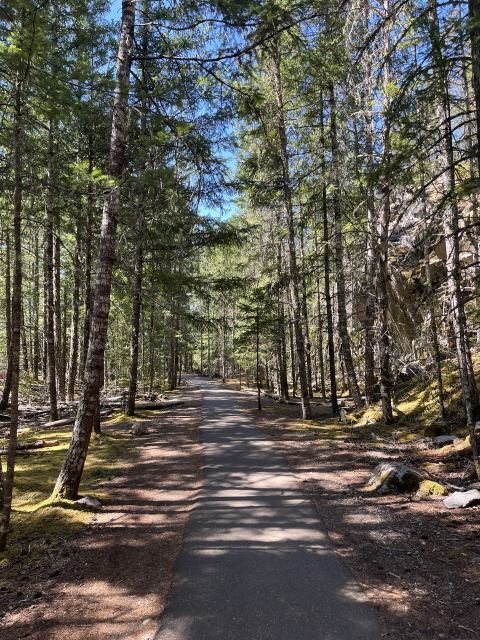
//> input picture ImageCompressor/Images/image.jpg, 960 x 1280 px (shown at 1/2 size)
$ ./main   (built with g++ and OpenCV 4)
//> lines starting //> are read from the running program, lines starting //| are printed output that depends on the picture
//> further down, originalImg is the input picture: 1280 rows x 960 cols, CV_8UC3; mean B, G, R 78.4, 87.5, 90.6
### ImageCompressor/SeamCarver.h
#pragma once
#include <opencv2/opencv.hpp>
#include <vector>

class SeamCarver
{
public:
	SeamCarver(cv::Mat const& img);

	void removeVerticalSeam(bool useGreedy);
	void removeHorizontalSeam(bool useGreedy);
	void removeVerticalSeamGraphCut();
	void removeHorizontalSeamGraphCut();
	cv::Mat getImage() const;
	cv::Mat getEnergyMap() const;
	cv::Mat carveSeamOnceAndShow(bool vertical);
	cv::Mat carveSeamOnceAndShowGraphCut(bool vertical);
	void ResetImage(cv::Mat& img);

private:
	cv::Mat image;
	cv::Mat energyMap;
	bool energyMapValid;

	void calculateEnergyMap();
	void calculateForwardEnergy();
	std::vector<int> findVerticalSeam();
	std::vector<int> findHorizontalSeam();
	std::vector<int> findVerticalSeamGreedy();
	std::vector<int> findHorizontalSeamGreedy();
	std::vector<int> findVerticalSeamGraphCut();
	std::vector<int> findHorizontalSeamGraphCut();
	void removeSeam(std::vector<int> const& seam, bool vertical);

	cv::Mat forwardEnergyMap;
};

### ImageCompressor/SeamCarver.cpp
#include "SeamCarver.h"
#include <algorithm>
#include <limits>
#include <cmath>

SeamCarver::SeamCarver(cv::Mat const& img) : energyMapValid(false)
{
	if (img.empty())
	{
		throw std::invalid_argument("Cannot create SeamCarver with empty image");
	}
	img.copyTo(image);
	calculateEnergyMap();
	energyMapValid = true;
}

void SeamCarver::calculateEnergyMap()
{
	cv::Mat gray;
	cv::cvtColor(image, gray, cv::COLOR_BGR2GRAY);
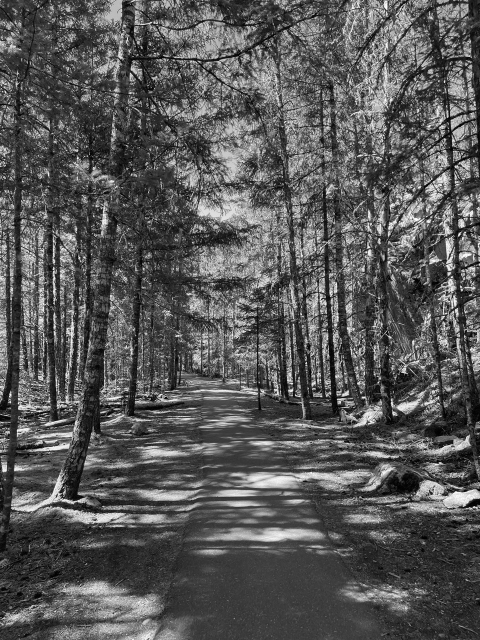
//> gray: 1280 rows x 960 cols, CV_8UC1 (shown at 1/2 size); min 0, max 255, mean 87.4

	cv::Mat gradX, gradY;
	cv::Sobel(gray, gradX, CV_64F, 1, 0, 3);
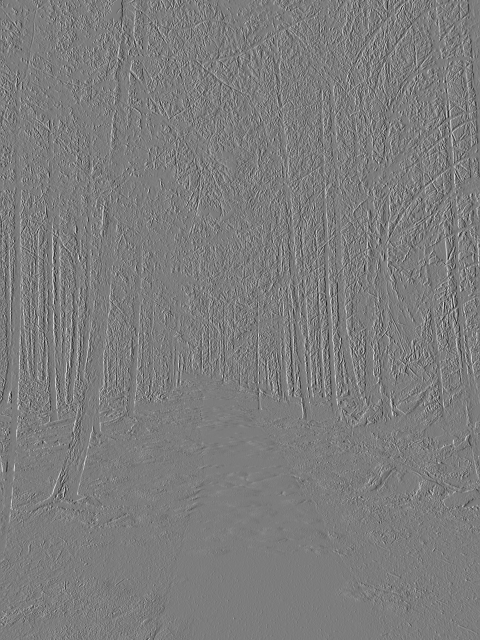
//> gradX: 1280 rows x 960 cols, CV_64FC1 (shown at 1/2 size); min -910, max 947, mean -0.3; drawn with min black and max white
	cv::Sobel(gray, gradY, CV_64F, 0, 1, 3);
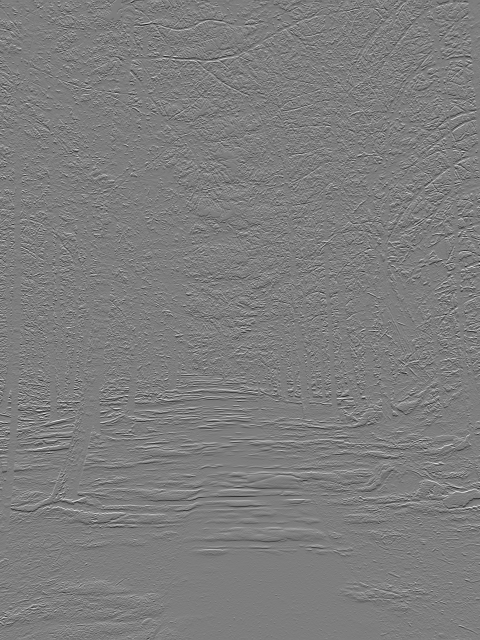
//> gradY: 1280 rows x 960 cols, CV_64FC1 (shown at 1/2 size); min -976, max 998, mean -0.1; drawn with min black and max white

	cv::Mat magnitude;
	magnitude = cv::abs(gradX) + cv::abs(gradY);
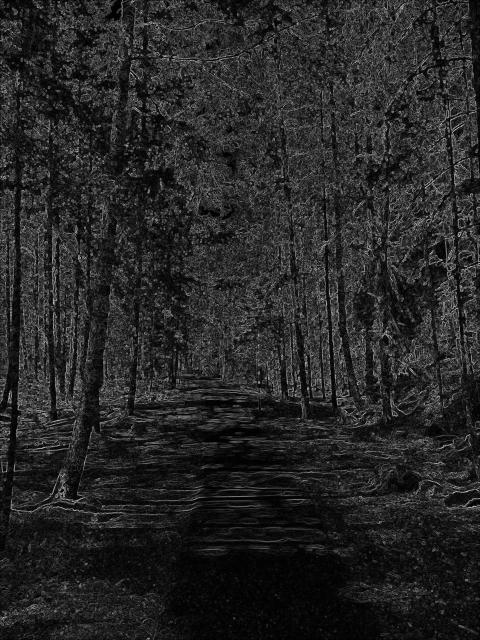
//> magnitude: 1280 rows x 960 cols, CV_64FC1 (shown at 1/2 size); min 0, max 1386, mean 210.7; drawn with min black and max white

	magnitude.convertTo(energyMap, CV_64F);
}

// [581 lines left out: functions findVerticalSeam, findHorizontalSeam, findVerticalSeamGreedy, findHorizontalSeamGreedy, removeSeam, removeVerticalSeam and 11 more, not called in this run]

### ImageCompressor/main.cpp
#include <opencv2/opencv.hpp>
#define CVUI_IMPLEMENTATION
#include "cvui.h"
#include <iostream>
#include <chrono>
#include "SeamCarver.h"

#define WINDOW_NAME "Seam Carving Project"
#define COMPARISM_WINDOW_NAME "Comparison Dynamic & Greedy"
#define VISUALIZE_WINDOW_NAME "Visualize Seam Carving"

static double GreedyTimeTaken = 0.0;
static double DynamicTimeTaken = 0.0;

int SeamCarveComparism(cv::Mat& finalImg);

int main()
{
	try
	{
		// Disables all warning that are not errors
		cv::utils::logging::setLogLevel(cv::utils::logging::LOG_LEVEL_ERROR);

		cv::Mat window = cv::Mat(600, 800, CV_8UC3);
		/******************* Comparism Betwn Dynamic & Greedy *******************/
		cv::Mat cmpImg;
		cv::Mat cmpImgResize;
		bool showImageGenerated = false;
		/******************* Showcase Seam Carving *******************/
		cv::Mat originalImg = cv::imread("Images/image.jpg");
		if (originalImg.empty())
		{
			std::cerr << "ERROR: Could not load Images/image.jpg for visualization" << std::endl;
			std::cerr << "Please ensure the image file exists in the Images folder" << std::endl;
			return -1;
		}
		SeamCarver visualizeCarverDP(originalImg.clone());
		cv::Mat visualizeImgSeamCarve = originalImg;
		cv::Mat visualizeImgSeamCarveResize;
		cv::Vec2i currentSeamCarvedDimensions{ originalImg.size().width, originalImg.size().height };
//> currentSeamCarvedDimensions = [960, 1280]

		cv::namedWindow(WINDOW_NAME, cv::WINDOW_NORMAL);
		cv::namedWindow(VISUALIZE_WINDOW_NAME, cv::WINDOW_NORMAL);
		cvui::init(WINDOW_NAME);
		while (cv::getWindowProperty(WINDOW_NAME, cv::WND_PROP_VISIBLE) >= 0.5)
		{
			cvui::context(WINDOW_NAME);
			// Set window Background color
			window = cv::Scalar(49, 52, 49);

			cvui::beginColumn(window, 50, 50, -1, -1, 10);

			cvui::printf(0.5, 0xff0000, "Comparison: Dynamic vs Greedy");
			cvui::beginRow(-1, -1, 20);
			if (cvui::button("Generate Start"))
			{
				if (!showImageGenerated)
				{
					if (SeamCarveComparism(cmpImg) == 1)
					{
						showImageGenerated = true;
						cv::namedWindow(COMPARISM_WINDOW_NAME, cv::WINDOW_NORMAL);
					}

				}
			}
			if(showImageGenerated)
				cvui::printf(0.5, 0xffffff, "Time Taken Dynamic: %lf, Greedy: %lf", DynamicTimeTaken, GreedyTimeTaken);
			cvui::endRow();

			cvui::printf(0.5, 0xff0000, "Visualize Seam cut (last cut)");
			cvui::printf(0.5, 0xffffff, "Current Dimensions = [%d, %d]", currentSeamCarvedDimensions[0], currentSeamCarvedDimensions[1]);
			cvui::beginRow(-1, -1, 20);
			if (cvui::button("Shrink Width x1"))
			{
				visualizeImgSeamCarve = visualizeCarverDP.carveSeamOnceAndShow(true);
				--currentSeamCarvedDimensions[0];
			}
			if (cvui::button("x10"))
			{
				for (int i = 0; i < 9; ++i)
					visualizeCarverDP.removeVerticalSeam(false);
				visualizeImgSeamCarve = visualizeCarverDP.carveSeamOnceAndShow(true);
				currentSeamCarvedDimensions[0] -= 10;
			}
			if (cvui::button("x100"))
			{
				for (int i = 0; i < 99; ++i)
					visualizeCarverDP.removeVerticalSeam(false);
				visualizeImgSeamCarve = visualizeCarverDP.carveSeamOnceAndShow(true);
				currentSeamCarvedDimensions[0] -= 100;
			}
			cvui::endRow();
			cvui::beginRow(-1, -1, 20);
			if (cvui::button("Shrink Height x1"))
			{
				visualizeImgSeamCarve = visualizeCarverDP.carveSeamOnceAndShow(false);
				--currentSeamCarvedDimensions[1];
			}
			if (cvui::button("x10"))
			{
				for (int i = 0; i < 9; ++i)
					visualizeCarverDP.removeHorizontalSeam(false);
				visualizeImgSeamCarve = visualizeCarverDP.carveSeamOnceAndShow(false);
				currentSeamCarvedDimensions[1] -= 10;
			}
			if (cvui::button("x100"))
			{
				for (int i = 0; i < 99; ++i)
					visualizeCarverDP.removeHorizontalSeam(false);
				visualizeImgSeamCarve = visualizeCarverDP.carveSeamOnceAndShow(false);
				currentSeamCarvedDimensions[1] -= 100;
			}
			cvui::endRow();

			cvui::printf(0.5, 0x00ff00, "Graph Cut (Forward Energy):");
			cvui::beginRow(-1, -1, 20);
			if (cvui::button("GC Width x1"))
			{
				visualizeImgSeamCarve = visualizeCarverDP.carveSeamOnceAndShowGraphCut(true);
				--currentSeamCarvedDimensions[0];
			}
			if (cvui::button("GC x10"))
			{
				for (int i = 0; i < 9; ++i)
					visualizeCarverDP.removeVerticalSeamGraphCut();
				visualizeImgSeamCarve = visualizeCarverDP.carveSeamOnceAndShowGraphCut(true);
				currentSeamCarvedDimensions[0] -= 10;
			}
			if (cvui::button("GC x100"))
			{
				for (int i = 0; i < 99; ++i)
					visualizeCarverDP.removeVerticalSeamGraphCut();
				visualizeImgSeamCarve = visualizeCarverDP.carveSeamOnceAndShowGraphCut(true);
				currentSeamCarvedDimensions[0] -= 100;
			}
			cvui::endRow();
			cvui::beginRow(-1, -1, 20);
			if (cvui::button("GC Height x1"))
			{
				visualizeImgSeamCarve = visualizeCarverDP.carveSeamOnceAndShowGraphCut(false);
				--currentSeamCarvedDimensions[1];
			}
			if (cvui::button("GC x10"))
			{
				for (int i = 0; i < 9; ++i)
					visualizeCarverDP.removeHorizontalSeamGraphCut();
				visualizeImgSeamCarve = visualizeCarverDP.carveSeamOnceAndShowGraphCut(false);
				currentSeamCarvedDimensions[1] -= 10;
			}
			cvui::endRow();

			if (cvui::button("Reset"))
			{
				visualizeCarverDP.ResetImage(originalImg);
				visualizeImgSeamCarve = originalImg;
				currentSeamCarvedDimensions[0] = originalImg.size().width;
				currentSeamCarvedDimensions[1] = originalImg.size().height;
			}

			if (cvui::button("Exit Program"))
			{
				break;
			}

			cvui::endColumn();

			/******************* Showcase Seam Carving Window *******************/
			if (cv::getWindowProperty(VISUALIZE_WINDOW_NAME, cv::WND_PROP_VISIBLE) >= 0.5)
			{
				cvui::context(VISUALIZE_WINDOW_NAME);
				auto dim = cv::getWindowImageRect(VISUALIZE_WINDOW_NAME);

				cvui::update(VISUALIZE_WINDOW_NAME);
				// Only resize if window dimensions are valid (non-zero)
				if (dim.width > 0 && dim.height > 0)
				{
					cv::resize(visualizeImgSeamCarve, visualizeImgSeamCarveResize, cv::Size(dim.width, dim.height));
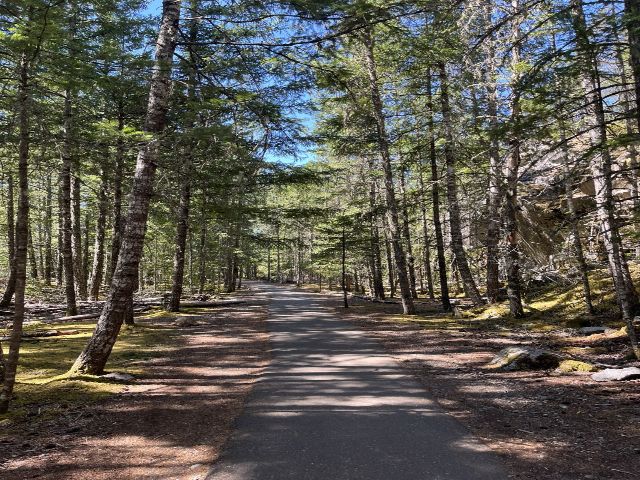
//> visualizeImgSeamCarveResize: 480 rows x 640 cols, CV_8UC3; mean B, G, R 78.4, 87.5, 90.6
					cvui::imshow(VISUALIZE_WINDOW_NAME, visualizeImgSeamCarveResize);
				}
				else
				{
					// Display original image if window dimensions are invalid
					cvui::imshow(VISUALIZE_WINDOW_NAME, visualizeImgSeamCarve);
				}
			}
			else
			{
				cv::namedWindow(VISUALIZE_WINDOW_NAME, cv::WINDOW_NORMAL);
			}

			/******************* Comparism Betwn Dynamic & Greedy Window *******************/
			if (showImageGenerated)
			{
				if (cv::getWindowProperty(COMPARISM_WINDOW_NAME, cv::WND_PROP_VISIBLE) >= 0.5)
				{
					cvui::context(COMPARISM_WINDOW_NAME);
					auto dim = cv::getWindowImageRect(COMPARISM_WINDOW_NAME);

					cvui::update(COMPARISM_WINDOW_NAME);
					// Only resize if window dimensions are valid (non-zero)
					if (dim.width > 0 && dim.height > 0)
					{
						cv::resize(cmpImg, cmpImgResize, cv::Size(dim.width, dim.height));
						cvui::imshow(COMPARISM_WINDOW_NAME, cmpImgResize);
					}
					else
					{
						// Display original image if window dimensions are invalid
						cvui::imshow(COMPARISM_WINDOW_NAME, cmpImg);
					}
				}
				else
					showImageGenerated = false;
			}

			cvui::update(WINDOW_NAME);
			cv::imshow(WINDOW_NAME, window);

			if (cv::waitKey(20) == 27)
				break;
		}

		return 0;
//> (the program exits here)
